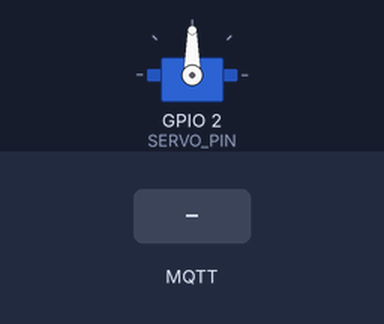
The sketch below on a simulated ESP32. Shown: servo. The inputs (shaded band) are chosen by the test bench. WiFi joins after 1.5 s; servers stay silent unless stated; no MQTT or app messages arrive unless stated.

Above: at 2.7 s.
2.8 s: MQTT message "wave" arrives on the first subscribed topic
At 3.46 s:
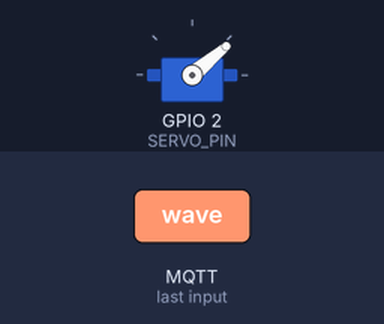
At 4.62 s:
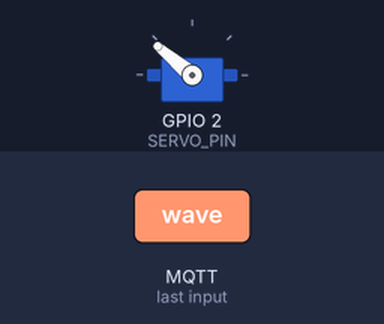
Timing chart, 0 to 11.3 s (numbered marks = the images above; inputs shaded):
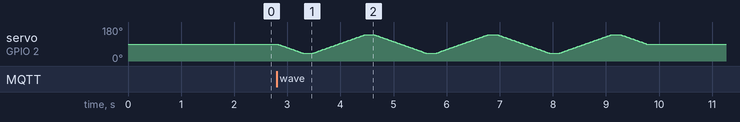

The sketch:

esp32_servo_mqtt_clean.ino
```cpp
/*
  esp32_servo_mqtt_clean.ino

  Clean ESP32 servo control over MQTT.

  What it does:
  - connects to Wi-Fi
  - connects to an MQTT broker
  - subscribes to a command topic
  - performs simple servo actions
  - publishes a response message after each action

  Commands:
  - wave
  - center
  - left
  - right

  Update these before uploading:
  - WIFI_SSID
  - WIFI_PASSWORD
  - MQTT_BROKER
  - TOPIC_CMD
  - TOPIC_RESPONSE
*/

#include <WiFi.h>
#include <PubSubClient.h>
#include <ESP32Servo.h>

// -----------------------------
// User settings
// -----------------------------
const char* WIFI_SSID = "ESP32-Hub";
const char* WIFI_PASSWORD = "Tryptol1n3!";
const char* MQTT_BROKER = "192.168.4.1";

const int MQTT_PORT = 1883;
const char* DEVICE_NAME = "esp32_servo_1";

const char* TOPIC_CMD = "servo/esp32/cmd";
const char* TOPIC_RESPONSE = "servo/esp32/response";

// GPIO2 / D4 style pin from your earlier setup
const int SERVO_PIN = 2;

// Servo positions
const int SERVO_CENTER = 90;
const int SERVO_LEFT = 40;
const int SERVO_RIGHT = 140;

// -----------------------------
// Globals
// -----------------------------
WiFiClient wifiClient;
PubSubClient mqttClient(wifiClient);
Servo myServo;

// -----------------------------
// Wi-Fi
// -----------------------------
void connectWiFi() {
  WiFi.begin(WIFI_SSID, WIFI_PASSWORD);

  while (WiFi.status() != WL_CONNECTED) {
    delay(500);
  }
}

// -----------------------------
// MQTT
// -----------------------------
void connectMQTT() {
  while (!mqttClient.connected()) {
    if (mqttClient.connect(DEVICE_NAME)) {
      mqttClient.subscribe(TOPIC_CMD);
      mqttClient.publish(TOPIC_RESPONSE, "ESP32 connected");
    } else {
      delay(1000);
    }
  }
}

// -----------------------------
// Servo actions
// -----------------------------
void moveServoSmooth(int targetAngle) {
  int currentAngle = myServo.read();

  if (currentAngle < targetAngle) {
    for (int pos = currentAngle; pos <= targetAngle; pos++) {
      myServo.write(pos);
      delay(10);
    }
  } else {
    for (int pos = currentAngle; pos >= targetAngle; pos--) {
      myServo.write(pos);
      delay(10);
    }
  }
}

void doWave() {
  for (int i = 0; i < 3; i++) {
    moveServoSmooth(SERVO_LEFT);
    delay(150);
    moveServoSmooth(SERVO_RIGHT);
    delay(150);
  }
  moveServoSmooth(SERVO_CENTER);
}

// -----------------------------
// Command handler
// -----------------------------
void handleCommand(String cmd) {
  cmd.trim();

  if (cmd == "wave") {
    doWave();
    mqttClient.publish(TOPIC_RESPONSE, "ESP32 wave complete");
  }
  else if (cmd == "center") {
    moveServoSmooth(SERVO_CENTER);
    mqttClient.publish(TOPIC_RESPONSE, "ESP32 centered");
  }
  else if (cmd == "left") {
    moveServoSmooth(SERVO_LEFT);
    mqttClient.publish(TOPIC_RESPONSE, "ESP32 moved left");
  }
  else if (cmd == "right") {
    moveServoSmooth(SERVO_RIGHT);
    mqttClient.publish(TOPIC_RESPONSE, "ESP32 moved right");
  }
  else {
    mqttClient.publish(TOPIC_RESPONSE, "ESP32 unknown command");
  }
}

void mqttCallback(char* topic, byte* payload, unsigned int length) {
  String cmd = "";

  for (unsigned int i = 0; i < length; i++) {
    cmd += (char)payload[i];
  }

  handleCommand(cmd);
}

// -----------------------------
// Setup / loop
// -----------------------------
void setup() {
  myServo.attach(SERVO_PIN);
  myServo.write(SERVO_CENTER);

  connectWiFi();

  mqttClient.setServer(MQTT_BROKER, MQTT_PORT);
  mqttClient.setCallback(mqttCallback);
}

void loop() {
  if (!mqttClient.connected()) {
    connectMQTT();
  }

  mqttClient.loop();
}
```
